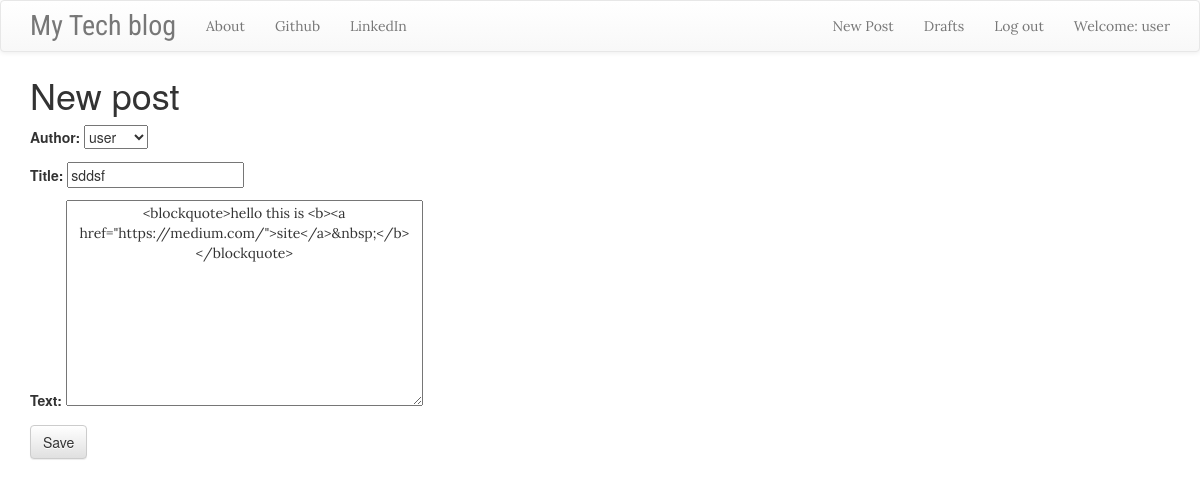
Page /post/10/edit (signed in) on the committed database.
### blog/models.py (models this page shows, shortened)
class Post(models.Model):
    author=models.ForeignKey('auth.User',max_length=120,on_delete=models.DO_NOTHING)
    title=models.CharField(max_length=50)
    text=models.TextField()
    created_date=models.DateTimeField(default=timezone.now)
    published_date=models.DateTimeField(blank=True,null=True)

### blog/views.py (the view)
# urls.py: path('post/<int:pk>/edit',views.PostUpdateView.as_view(),name='post_edit'),
class PostUpdateView(LoginRequiredMixin,UpdateView):
    login_url = '/login/'
    redirect_field_name = 'blog/post_detail.html'
    form_class = PostForm
    model = Post

### blog/forms.py
class PostForm(forms.ModelForm):
    class Meta:
        model = Post
        fields = ('author','title', 'text',)
        widgets = {
            'title': forms.TextInput(attrs={'class': 'textinputclass'}),
            'text': forms.Textarea(attrs={'class': 'editable medium-editor-textarea postcontent'}),
        }

### blog/templates/blog/post_form.html (shortened to what this page needs)
{% extends 'blog/base.html' %}
{% block content %}
    <h1>New post</h1>
    <form method="POST" class="post-form">
    {{form.as_p}}
    <button type="submit" class="save btn btn-default">Save</button>
    </form>
{% endblock %}

### blog/templates/blog/base.html (shortened to what this page needs)
<!DOCTYPE html>
{% load static %}
<html>
    <head>
      <link rel="stylesheet" href="https://maxcdn.bootstrapcdn.com/bootstrap/3.3.7/css/bootstrap.min.css">
      <link rel="stylesheet" href="https://maxcdn.bootstrapcdn.com/bootstrap/3.3.7/css/bootstrap-theme.min.css">
        <link rel="stylesheet" href="//cdn.jsdelivr.net/medium-editor/latest/css/medium-editor.min.css" type="text/css" media="screen" charset="utf-8">
    <link rel="stylesheet" href="{% static 'css/blog.css' %}">
</head>
<body class='loader'>
  <nav class="navbar navbar-default techfont custom-navbar  navbar-dark bg-dark">
    <div class="container">
      <ul class="nav navbar-nav ">
        <li><a class='navbar-brand bigbrand' href="{% url 'post_list' %}">My Tech blog</a></li>
        <li><a href="{% url 'about'%}">About</a></li>
        <li><a href="https://www.github.com">Github</a></li>
        <li><a href="https://www.linkedin.com">LinkedIn</a></li>
      </ul>
      <ul class="nav navbar-nav navbar-right">
        {% if user.is_authenticated %}
        <li>
          <a href="{% url 'post_new' %}" >New Post</a>
        </li>
        <li>
          <a href="{% url 'post_draft_list' %}">Drafts</a>
        </li>
        <li>
          <a href="{% url 'logout' %}" >Log out</a>
        </li>
        <li>
          <a >Welcome: {{ user.username }}</a>
        </li>
          {% else %}
          <li><a class='nav navbar-right' href="{% url 'login' %}" ><span class="glyphicon glyphicon-user"></span></a></li>
        {% endif %}
      </ul>
  </div>
</nav>
        <div class="content container">
            <div class="row">
                <div class="col-md-8">
                  <div class="blog_posts">
                    {% block content %}
                    {% endblock %}
                  </div>
                </div>
            </div>
        </div>
</body>
</html>

### blog/static/css/blog.css (style rules this page uses)
body { background:url("https://images.unsplash.com/photo-1530569673472-307dc017a82d?ixlib=rb-1.2.1&auto=format&fit=crop&w=500&q=60"); background-size: cover; }
.techfont { font-family: 'Lora', serif; font-size: 1em; margin-bottom: 3px; }
.bigbrand { font-family: 'Roboto Condensed', sans-serif; font-size: 2em; }
.postcontent { text-align: center; font-family: 'Lora', serif; }
body, html { margin: 0; padding: 0; height: 100%; }

### rows in the picture
Post: author "user", title "sddsf", text "<blockquote>hello this is <b><a href=\"https://medium.com/\">site</a>&nbsp;</b></blockquote>"

### other values in the picture
{{ user.username }} "user"
